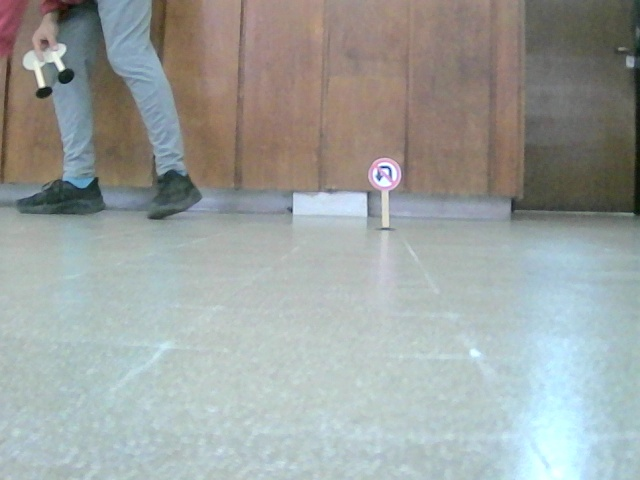
#> input picture Fotos/frame100.jpg, 640 x 480 px, given in place of the camera
$ python colores.py
#> lines starting #> are read from the running program, lines starting #| are printed output that depends on the picture; after the words box and inside, x2 and y2 are one past the last pixel; in counts of white or black regions, pixels touching at a corner belong together
import cv2
import imutils
import numpy as np

cap=cv2.VideoCapture(0)
cap.set(3, 640)
cap.set(4, 480)

while True:
    ret, frame=cap.read()
#> frame is the input picture: shape (480, 640, 3); mean B, G, R 159.4, 161.7, 156.2
    if not ret:
         break
    hsv=cv2.cvtColor(frame, cv2.COLOR_RGB2HSV)
#> hsv: shape (480, 640, 3); mean H, S, V 55.6, 37.4, 170

    #amarillo
    amarillo_osc=np.array([20, 100, 100])
    amarillo_cla=np.array([30, 255, 255])

    #rojo
    rojo_osc=np.array([0, 100, 120])
    rojo_cla=np.array([10, 255, 255])

	#azul
    azul_osc=np.array([90, 100, 100])
    azul_cla=np.array([130, 255, 255])

    cara_amarillo=cv2.inRange(hsv, amarillo_osc, amarillo_cla)
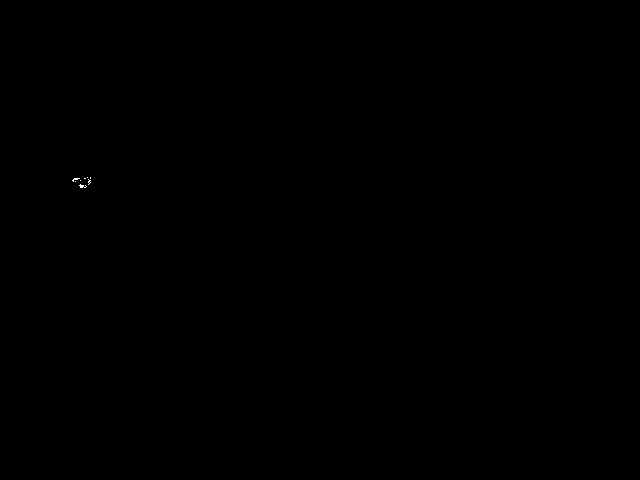
#> cara_amarillo: shape (480, 640); 0.02% white in thin lines or dots, all inside (x1, y1, x2, y2) = (72, 177, 91, 188)
    cara_rojo=cv2.inRange(hsv, rojo_osc, rojo_cla)
#> cara_rojo: shape (480, 640); 0.01% white in thin lines or dots, all inside (x1, y1, x2, y2) = (378, 166, 391, 180)
    cara_azul=cv2.inRange(hsv, azul_osc, azul_cla)
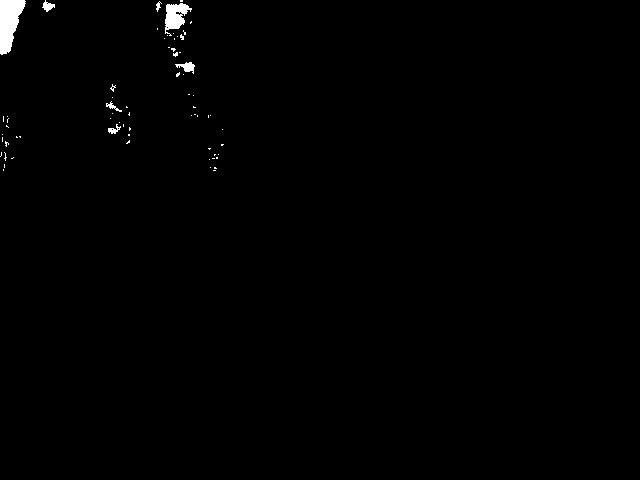
#> cara_azul: shape (480, 640); 0.65% white; 67 white regions (60 under 20 px)

# Detección de contornos
    cnts_amarillo, _ = cv2.findContours(cara_amarillo, cv2.RETR_EXTERNAL, cv2.CHAIN_APPROX_SIMPLE)
#> cnts_amarillo = 8 contours, all with area under 20
    cnts_rojo, _ = cv2.findContours(cara_rojo, cv2.RETR_EXTERNAL, cv2.CHAIN_APPROX_SIMPLE)
#> cnts_rojo = 3 contours, all with area under 20
    cnts_azul, _ = cv2.findContours(cara_azul, cv2.RETR_EXTERNAL, cv2.CHAIN_APPROX_SIMPLE)
#> cnts_azul = 67 contours, 61 with area under 20; largest, box (x1, y1, x2, y2) and area: (0, 0, 26, 55) 851, (165, 3, 192, 36) 437, (175, 62, 195, 74) 90, (42, 0, 55, 12) 64, (108, 124, 121, 134) 40, (106, 101, 122, 112) 34

    # [39 lines of commented-out code are left out]

    for c in cnts_amarillo:
        area1=cv2.contourArea(c)
        if area1>500:
            cv2.drawContours(frame, [c], -1, (30, 255, 255), 3)
            M=cv2.moments(c)
            cx=int(M["m10"]/M["m00"])
            cy=int(M["m01"]/M["m00"])
            #cv2.circle(frame, (cx-20, cy-20), cv2.FONT_ITALIC, 2, (255, 255, 255), 2)
            #cv2.circle(frame, "Amarilo", (cx-20, cy-20), cv2.FONT_ITALIC, 2, (255, 255, 255), 2)
            print("estoy en el amarillo")
#> this loop made 8 passes
#> (c, area1) on passes 2, 3, 5, 7, 8: ([[75, 181]], 0), ([[80, 180]], 0), ([[84, 178], [85, 178]], 0), ([[90, 177], [90, 178]], 0), ([[87, 177]], 0)
#> area1 on passes 1, 4, 6: 7, 3.5, 5.5

    for c in cnts_rojo:
        area2=cv2.contourArea(c)
        if area2>500:
            cv2.drawContours(frame, [c], -1, (30, 255, 255), 3)
            M=cv2.moments(c)
            cx=int(M["m10"]/M["m00"])
            cy=int(M["m01"]/M["m00"])
            #cv2.circle(frame, "Amarilo", (cx-20, cy-20), cv2.FONT_ITALIC, 2, (255, 255, 255), 2)
            #cv2.circle(frame, (cx-20, cy-20), cv2.FONT_ITALIC, 2, (255, 255, 255), 2)
            print("estoy en el rojo")
#> this loop made 3 passes
#> (c, area2) on passes 1 to 2: ([[378, 177], [378, 179], [380, 177], [379, 178]], 1), ([[390, 171], [390, 174]], 0)

    for c in cnts_azul:
        area3=cv2.contourArea(c)

        if area3>5000:
            cv2.drawContours(frame, [c], -1, (30, 255, 255), 3)
            M=cv2.moments(c)
            cx=int(M["m10"]/M["m00"])
            cy=int(M["m01"]/M["m00"])
            #cv2.circle(frame, "Amarilo", (cx-20, cy-20), cv2.FONT_ITALIC, 2, (255, 255, 255), 2)
            #cv2.circle(frame, (cx-20, cy-20), cv2.FONT_ITALIC, 2, (255, 255, 255), 2)
            print("estoy en el azul")
#> this loop made 67 passes
#> area3 on passes 27, 42, 49: 40, 34.5, 90


    cv2.imshow("Video", frame)
    k=cv2.waitKey(1)
#> (key Esc is pressed here)
    if k==113:
        break

cap.release()
cv2.destroyAllWindows()

$ run again, on Fotos/frame102.jpg
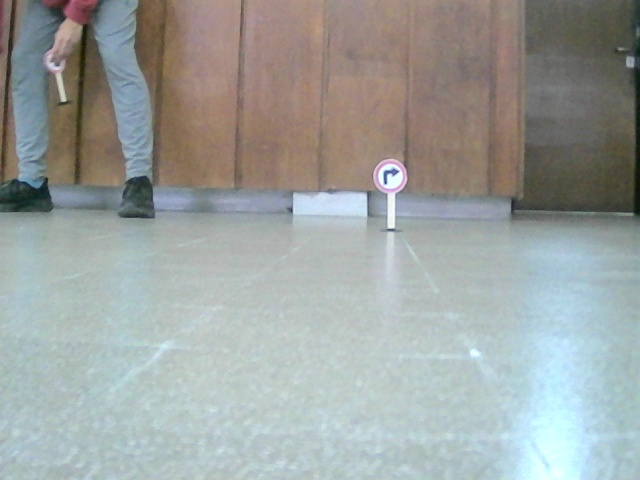
#> input picture Fotos/frame102.jpg, 640 x 480 px, given in place of the camera
#> frame is the input picture: shape (480, 640, 3); mean B, G, R 159.2, 161.5, 156.5
#> hsv: shape (480, 640, 3); mean H, S, V 56.1, 37.5, 170
#> cara_amarillo: shape (480, 640); 0.01% white in thin lines or dots, all inside (x1, y1, x2, y2) = (29, 181, 40, 188)
#> cara_rojo: shape (480, 640); 0.01% white in thin lines or dots, all inside (x1, y1, x2, y2) = (384, 170, 397, 184)
#> `cara_azul=cv2.inRange(hsv, azul_osc, azul_cla)`:
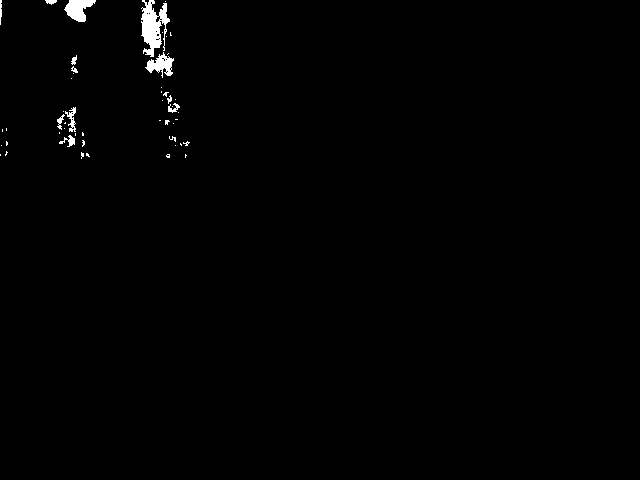
#> cara_azul: shape (480, 640); 0.77% white; 51 white regions (39 under 20 px)
#> cnts_amarillo = 2 contours, all with area under 20
#> cnts_rojo = 4 contours, all with area under 20
#> cnts_azul = 51 contours, 42 with area under 20; largest, box (x1, y1, x2, y2) and area: (141, 0, 170, 57) 808, (64, 0, 96, 22) 378, (145, 52, 174, 78) 310, (65, 107, 76, 132) 81, (59, 135, 75, 147) 52
#> the loop `for c in cnts_amarillo:` made 2 passes
#> (c, area1) on pass 1: ([[39, 187]], 0)
#> the loop `for c in cnts_rojo:` made 4 passes
#> area2 on passes 1, 4: 1.5, 9
#> the loop `for c in cnts_azul:` made 51 passes
#> area3 on passes 14, 26, 29, 31, 41, 43, 48, 49: 52.5, 33, 81, 37, 23, 310.5, 808, 377.5

$ run again, on Fotos/frame108.jpg
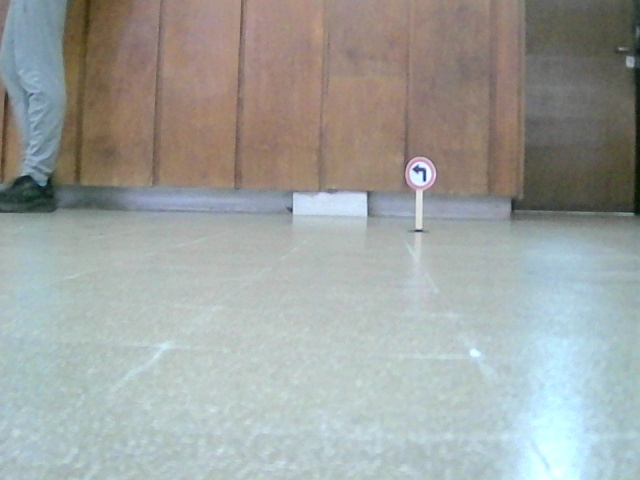
#> input picture Fotos/frame108.jpg, 640 x 480 px, given in place of the camera
#> frame is the input picture: shape (480, 640, 3); mean B, G, R 159.6, 162.5, 158.4
#> hsv: shape (480, 640, 3); mean H, S, V 57.4, 38.1, 171.6
#> cara_amarillo: shape (480, 640); 0% white in thin lines or dots, all inside (x1, y1, x2, y2) = (37, 182, 40, 184)
#> cara_rojo: shape (480, 640); 0.01% white in thin lines or dots, all inside (x1, y1, x2, y2) = (415, 167, 426, 181)
#> `cara_azul=cv2.inRange(hsv, azul_osc, azul_cla)`:
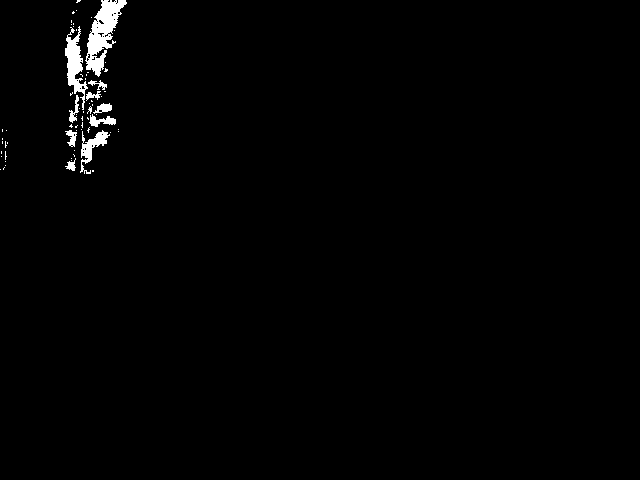
#> cara_azul: shape (480, 640); 1.2% white; 66 white regions (55 under 20 px)
#> cnts_amarillo = [[[37, 182], [37, 183], [38, 183], [39, 182]]]
#> cnts_rojo = 1 contour; box (x1, y1, x2, y2) and area: (415, 167, 426, 181) 26
#> cnts_azul = 66 contours, 56 with area under 20; largest, box (x1, y1, x2, y2) and area: (85, 0, 127, 77) 1320, (65, 26, 88, 110) 666, (80, 130, 110, 174) 347, (89, 114, 116, 127) 136, (93, 103, 112, 114) 97
#> the loop `for c in cnts_amarillo:` made 1 pass
#> (c, area1) on pass 1: ([[37, 182], [37, 183], [38, 183], [39, 182]], 1.5)
#> the loop `for c in cnts_rojo:` made 1 pass
#> area2 on pass 1: 25.5
#> the loop `for c in cnts_azul:` made 66 passes
#> area3 on passes 7, 20, 22, 34, 40, 44, 47, 48: 48.5, 347, 84.5, 135.5, 97, 77, 46.5, 46.5
